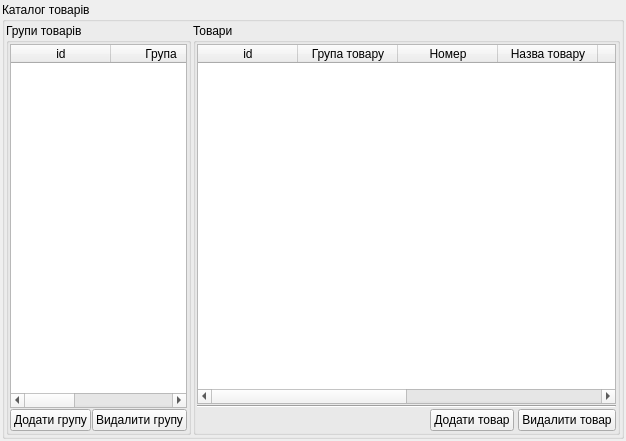
<?xml version="1.0" encoding="UTF-8"?>
<ui version="4.0">
 <class>UDialog_katalog_tovaru</class>
 <widget class="QWidget" name="UDialog_katalog_tovaru">
  <property name="geometry">
   <rect>
    <x>0</x>
    <y>0</y>
    <width>626</width>
    <height>441</height>
   </rect>
  </property>
  <property name="windowTitle">
   <string>Каталог товару</string>
  </property>
  <layout class="QVBoxLayout" name="verticalLayout_4">
   <property name="spacing">
    <number>2</number>
   </property>
   <property name="margin">
    <number>2</number>
   </property>
   <item>
    <widget class="QGroupBox" name="groupBox_price">
     <property name="sizePolicy">
      <sizepolicy hsizetype="Expanding" vsizetype="Expanding">
       <horstretch>0</horstretch>
       <verstretch>0</verstretch>
      </sizepolicy>
     </property>
     <property name="title">
      <string>Каталог товарів</string>
     </property>
     <layout class="QVBoxLayout" name="verticalLayout_5">
      <property name="spacing">
       <number>1</number>
      </property>
      <property name="margin">
       <number>1</number>
      </property>
      <item>
       <layout class="QHBoxLayout" name="horizontalLayout_3">
        <property name="spacing">
         <number>2</number>
        </property>
        <item>
         <widget class="QGroupBox" name="groupBox">
          <property name="sizePolicy">
           <sizepolicy hsizetype="Preferred" vsizetype="Preferred">
            <horstretch>1</horstretch>
            <verstretch>0</verstretch>
           </sizepolicy>
          </property>
          <property name="title">
           <string>Групи товарів</string>
          </property>
          <property name="flat">
           <bool>true</bool>
          </property>
          <layout class="QVBoxLayout" name="verticalLayout_2">
           <property name="spacing">
            <number>1</number>
           </property>
           <property name="margin">
            <number>1</number>
           </property>
           <item>
            <widget class="QTableWidget" name="tableWidget_tovGroups">
             <property name="alternatingRowColors">
              <bool>true</bool>
             </property>
             <property name="selectionMode">
              <enum>QAbstractItemView::SingleSelection</enum>
             </property>
             <property name="selectionBehavior">
              <enum>QAbstractItemView::SelectRows</enum>
             </property>
             <column>
              <property name="text">
               <string>id</string>
              </property>
             </column>
             <column>
              <property name="text">
               <string>Група</string>
              </property>
             </column>
             <column>
              <property name="text">
               <string>Рахунок</string>
              </property>
             </column>
            </widget>
           </item>
           <item>
            <layout class="QVBoxLayout" name="verticalLayout">
             <item>
              <layout class="QHBoxLayout" name="horizontalLayout">
               <item>
                <widget class="QPushButton" name="pushButton_addGroupTov">
                 <property name="text">
                  <string>Додати групу</string>
                 </property>
                 <property name="icon">
                  <iconset resource="../../../../../../upriser/src/images/UPricerImg.qrc">
                   <normaloff>:/icontexto_webdev_pack/icontexto_webdev_pack/icontexto-webdev-add-032x032.png</normaloff>:/icontexto_webdev_pack/icontexto_webdev_pack/icontexto-webdev-add-032x032.png</iconset>
                 </property>
                </widget>
               </item>
               <item>
                <widget class="QPushButton" name="pushButton_delGroupTov">
                 <property name="text">
                  <string>Видалити групу</string>
                 </property>
                 <property name="icon">
                  <iconset resource="../../../../../../upriser/src/images/UPricerImg.qrc">
                   <normaloff>:/icontexto_webdev_pack/icontexto_webdev_pack/icontexto-webdev-remove-032x032.png</normaloff>:/icontexto_webdev_pack/icontexto_webdev_pack/icontexto-webdev-remove-032x032.png</iconset>
                 </property>
                </widget>
               </item>
              </layout>
             </item>
            </layout>
           </item>
          </layout>
         </widget>
        </item>
        <item>
         <widget class="QGroupBox" name="groupBox_2">
          <property name="sizePolicy">
           <sizepolicy hsizetype="Preferred" vsizetype="Preferred">
            <horstretch>5</horstretch>
            <verstretch>0</verstretch>
           </sizepolicy>
          </property>
          <property name="title">
           <string>Товари</string>
          </property>
          <property name="flat">
           <bool>true</bool>
          </property>
          <layout class="QVBoxLayout" name="verticalLayout_3">
           <property name="spacing">
            <number>1</number>
           </property>
           <property name="margin">
            <number>1</number>
           </property>
           <item>
            <widget class="QTableWidget" name="tableWidget_tovPerelik">
             <property name="alternatingRowColors">
              <bool>true</bool>
             </property>
             <property name="selectionMode">
              <enum>QAbstractItemView::ContiguousSelection</enum>
             </property>
             <property name="selectionBehavior">
              <enum>QAbstractItemView::SelectItems</enum>
             </property>
             <column>
              <property name="text">
               <string>id</string>
              </property>
             </column>
             <column>
              <property name="text">
               <string>Група товару</string>
              </property>
             </column>
             <column>
              <property name="text">
               <string>Номер</string>
              </property>
             </column>
             <column>
              <property name="text">
               <string>Назва товару</string>
              </property>
             </column>
             <column>
              <property name="text">
               <string>Одиниці</string>
              </property>
             </column>
             <column>
              <property name="text">
               <string>Ціна</string>
              </property>
             </column>
             <column>
              <property name="text">
               <string>Для прайсу</string>
              </property>
             </column>
             <column>
              <property name="text">
               <string>Примітка</string>
              </property>
             </column>
            </widget>
           </item>
           <item>
            <widget class="Line" name="line_3">
             <property name="orientation">
              <enum>Qt::Horizontal</enum>
             </property>
            </widget>
           </item>
           <item>
            <layout class="QHBoxLayout" name="horizontalLayout_2">
             <property name="spacing">
              <number>4</number>
             </property>
             <item>
              <spacer name="horizontalSpacer_2">
               <property name="orientation">
                <enum>Qt::Horizontal</enum>
               </property>
               <property name="sizeHint" stdset="0">
                <size>
                 <width>40</width>
                 <height>20</height>
                </size>
               </property>
              </spacer>
             </item>
             <item>
              <widget class="QPushButton" name="pushButton_addTov">
               <property name="text">
                <string>Додати товар</string>
               </property>
               <property name="icon">
                <iconset resource="../../../../../../upriser/src/images/UPricerImg.qrc">
                 <normaloff>:/icontexto_webdev_pack/icontexto_webdev_pack/icontexto-webdev-add-032x032.png</normaloff>:/icontexto_webdev_pack/icontexto_webdev_pack/icontexto-webdev-add-032x032.png</iconset>
               </property>
              </widget>
             </item>
             <item>
              <widget class="QPushButton" name="pushButton_delTov">
               <property name="text">
                <string>Видалити товар</string>
               </property>
               <property name="icon">
                <iconset resource="../../../../../../upriser/src/images/UPricerImg.qrc">
                 <normaloff>:/icontexto_webdev_pack/icontexto_webdev_pack/icontexto-webdev-remove-032x032.png</normaloff>:/icontexto_webdev_pack/icontexto_webdev_pack/icontexto-webdev-remove-032x032.png</iconset>
               </property>
              </widget>
             </item>
            </layout>
           </item>
          </layout>
         </widget>
        </item>
       </layout>
      </item>
     </layout>
    </widget>
   </item>
  </layout>
  <action name="action_pasteTovStrings">
   <property name="icon">
    <iconset resource="../../../../../../upriser/src/images/UPricerImg.qrc">
     <normaloff>:/function_icon_set/function_icon_set/arrow_down_green_48.png</normaloff>:/function_icon_set/function_icon_set/arrow_down_green_48.png</iconset>
   </property>
   <property name="text">
    <string>Вставити дані з буферу обміну</string>
   </property>
   <property name="toolTip">
    <string>Вставити дані з буферу обміну</string>
   </property>
  </action>
  <action name="action_createPrice">
   <property name="icon">
    <iconset resource="../../../../../../upriser/src/images/UPricerImg.qrc">
     <normaloff>:/function_icon_set/function_icon_set/navigate_48.png</normaloff>:/function_icon_set/function_icon_set/navigate_48.png</iconset>
   </property>
   <property name="text">
    <string>Сформувати прайс</string>
   </property>
   <property name="toolTip">
    <string>Сформувати прайс</string>
   </property>
  </action>
 </widget>
 <resources>
  <include location="../../../../../../upriser/src/images/UPricerImg.qrc"/>
 </resources>
 <connections/>
</ui>
